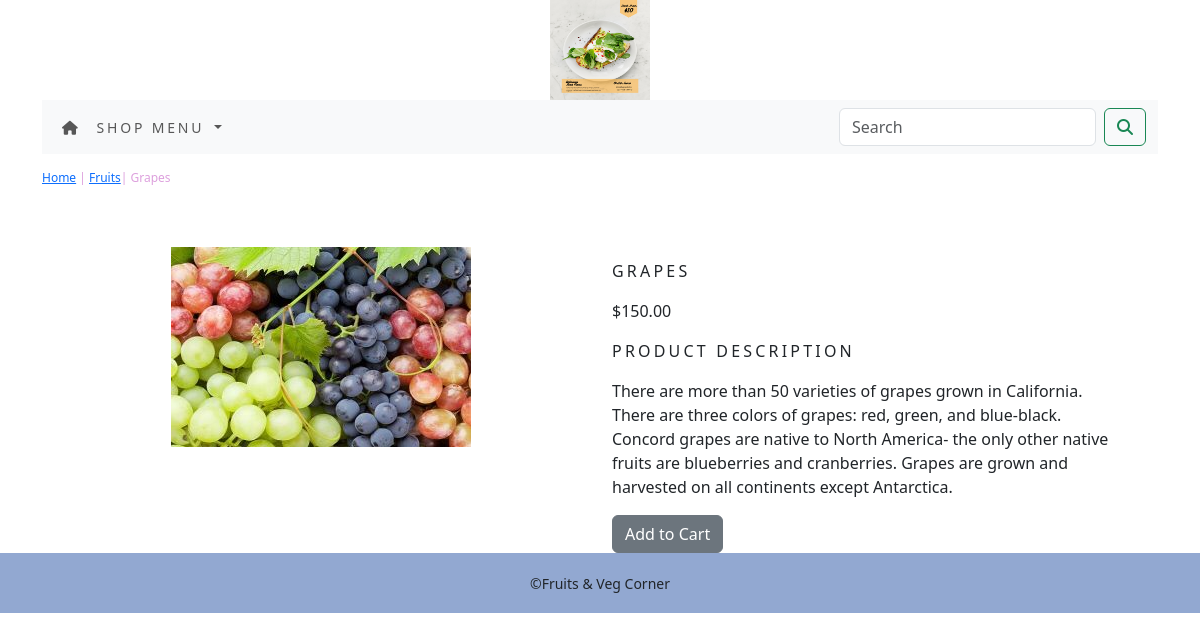
Screenshot of /shop/fruits/grapes/ with the database file from the repository.
### shopapp/models.py (models this page shows, shortened)
class Product(models.Model):
    name = models.CharField(max_length=250, unique=True)
    slug = models.SlugField(max_length=250, unique=True)
    description = models.TextField(blank=True)
    price = models.DecimalField(max_digits=10, decimal_places=2)
    category = models.ForeignKey('Category', on_delete=models.CASCADE)
    image = models.ImageField(upload_to='product', blank=True)
    stock = models.IntegerField()
    available = models.BooleanField(default=True)
    created = models.DateTimeField(auto_now_add=True)
    updated = models.DateTimeField(auto_now=True)
    class Meta:
        ordering = ('name',)
        verbose_name = 'product'
        verbose_name_plural = 'products'

class Category(models.Model):
    name = models.CharField(max_length=250, unique=True)
    slug = models.SlugField(max_length=250, unique=True)
    description = models.TextField(blank=True)
    image = models.ImageField(upload_to='category', blank=True)
    class Meta:
        ordering = ('name',)
        verbose_name = 'category'
        verbose_name_plural = 'categories'
    def get_url(self):
        return reverse('shopapp:pro_by_cat', args=[self.slug])
    def __str__(self):
        return '{}'.format(self.name)

### shopapp/views.py (the view)
# urls.py: path('<slug:c_slug>/<slug:product_slug>/', views.ProDetail, name='ProDetail')
def ProDetail(request, c_slug, product_slug):
    try:
        product = Product.objects.get(category__slug=c_slug, slug=product_slug)
    except Exception as e:
        raise e
    return render(request, 'product.html', {'product':product})

### cartapp/context_processor.py (called while the page is built)
def counter(request):
    item_count = 0
    if 'admin' in request.path:
        return {}
    else:
        try:
            cart = Cart.objects.filter(cart_id=_cart_id(request))
            cart_items = CartItem.objects.all().filter(cart=cart[:1])
            for cart_item in cart_items:
                item_count += cart_item.quantity
        except Cart.DoesNotExist:
            item_count = 0
    return dict(item_count=item_count)

### cartapp/views.py (called while the page is built)
def _cart_id(request):
    cart = request.session.session_key
    if not cart:
        cart = request.session.create()
    return cart

### shopapp/contex_processor.py (called while the page is built)
def menu_links(request):
    links = Category.objects.all()
    return dict(links=links)

### template/product.html (shortened to what this page needs)
{% extends 'base.html' %}
{% load static %}
{% block content %}
<div class="row my_prod_row_class">
    <div class="my_auto">
        <p><a href="{% url 'shopapp:allProdCat' %}">Home</a> | <a href="{{ product.category.get_url }}">{{ product.category }}</a>| {{ product.name }}</p>
    </div>
</div>
<div class="container">
<br>
<div class="row">
    <div class="col-12 col-sm-12 col-md-12 col-lg-6 text-center">
        <div style="min-width:18rem;">
            <img src="{{product.image.url}}" alt="{{ product.name }}">
        </div>
    </div>
        <div class="col-12 col-sm-12 col-md-12 col-lg-6">
            <div>
            <h1 class="my_prod_title"> {{ product.name }}</h1>
            <p> ${{ product.price }}</p>
            <p class="my_title"> Product Description</p>
            <p class="text-justify my_prod_text"> {{ product.description }}</p>
            {% if product.stock <= 0 %}
            <p><b> Out of Stock </b></p>
            {% else %}
                <a class="btn btn-secondary" href="{% url 'cartapp:add_cart' product.id %}">Add to Cart</a>
            {% endif %}
        </div>
    </div>
    </div>
</div>
{% endblock %}

### static/css/custom.css (style rules this page uses)
body { font-family: 'Source Sans Pro', sans-serif; }
.my_title { font-size:16px; text-transform:uppercase; letter-spacing: .2em; }
.my_prod_row_class { padding-top:15px; padding-bottom:20px; }
.my_prod_row_class .my_auto { color:plum; font-size:12px; text-decoration:none; }
.my_prod_title { font-size:16px; text-transform:uppercase; letter-spacing: .2em; padding-top:15px; padding-bottom:10px; }
.my_prod_text { padding-right:20px; }

### rows the page displays
Product: category "Fruits", name "Grapes", image (picture), name "GRAPES", price "150.00", description "There are more than 50 varieties of grapes grown in California. There are three colors of grapes: red, green, and blue-black. Concord grapes are native to North America- the only other native fruits are blueberries and cranberries. Grapes are grown and harvested on all continents except Antarctica."
